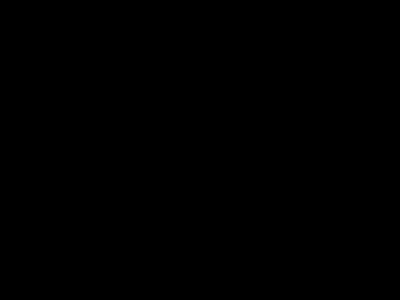
Frame 1 (no input)
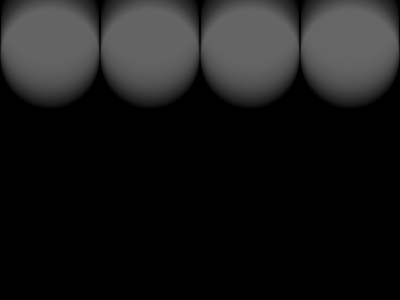
Frame 60 (no input)
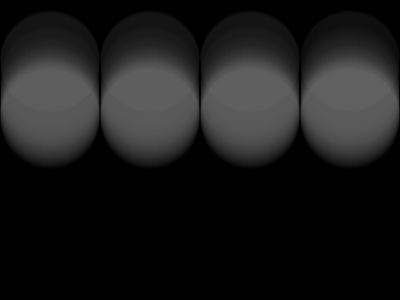
Frame 120 (the mouse pressed at the canvas centre since frame 60)

The p5.js sketch that drew these frames (run headless with seeded random() and noise() and a simulated clock; from frame 60 on, the mouse is pressed at the canvas centre):

// p5.js sketch
// ── sketch.js
let obj1 = {
  x: 0,
  y: 0,
}
let obj2 = {
  x: 100,
  y: 0,
}
let obj3 = {
  x: 200,
  y: 0,
}
let obj4 = {
  x: 300,
  y: 0,
}
let a_gray = 0;
let a_alpha = 5;

function setup() {
  createCanvas(400, 300);
  noStroke();
  background(0);
}

function mousePressed() {
  background(0);
}

function draw() {
  draw_ob(obj1);
  draw_ob(obj2);
  draw_ob(obj3);
  draw_ob(obj4);
}

function draw_ob(ob) {
  fill(a_gray, a_alpha);
  circle(ob.x + 50, ob.y, 100);
  
  ob.y = (ob.y + 1) % (width + 100);
  
  a_gray = (a_gray + 1) % 255;
}

// https://editor.p5js.org/jht1493/sketches/IDzmRpEKu
// 2.2 - variable edge draw_obj y 4

// https://editor.p5js.org/jht1493/sketches/G2sHkNwFo
// 2.2 - variable edge draw_obj 3 alpha 1 gray 0

// https://editor.p5js.org/jht1493/sketches/nFRMBGVaU
// 2.2 - variable edge draw_obj 3 alpha 1

// https://editor.p5js.org/jht1493/sketches/58CvXXSE8
// 2.2 - variable edge draw_obj 3 alpha 5

// https://editor.p5js.org/jht1493/sketches/GJWDvxs6d
// 2.2 - variable edge draw_obj 3 alpha

// https://editor.p5js.org/jht1493/sketches/g_NFzcbcq
// 2.2 - variable edge draw_obj 3

// https://editor.p5js.org/jht1493/sketches/nDGl7usRr
// 2.2 - variable edge draw_obj

// https://editor.p5js.org/jht1493/sketches/y98Qq3YM9
// 2.2 - variable edge obj 2

// https://editor.p5js.org/jht1493/sketches/Kik0LOIug
// 2.2 - variable edge obj

// https://editor.p5js.org/jht1493/sketches/I69gHq4bl
// p5js Code! - 2.2 - variable edge full

// https://editor.p5js.org/jht1493/sketches/PEuN_WPty
// p5js Code! - 2.2 - make your own variable edge

// https://editor.p5js.org/jht1493/sketches/HtESWWNTa
// p5js Code! - 2.2 - make your own variable remainder

// Make Your Own (Make Your Own Variable)
// Code! Programming with p5.js
// The Coding Train / Daniel Shiffman
// https://thecodingtrain.com/beginners/p5js/2.2-make-your-own.html
// https://youtu.be/dRhXIIFp-ys

// Make Your Own Variable: https://editor.p5js.org/codingtrain/sketches/xPXNdPy17
// Growing Circle Exercise: https://editor.p5js.org/codingtrain/sketches/ehbMJ-otC
